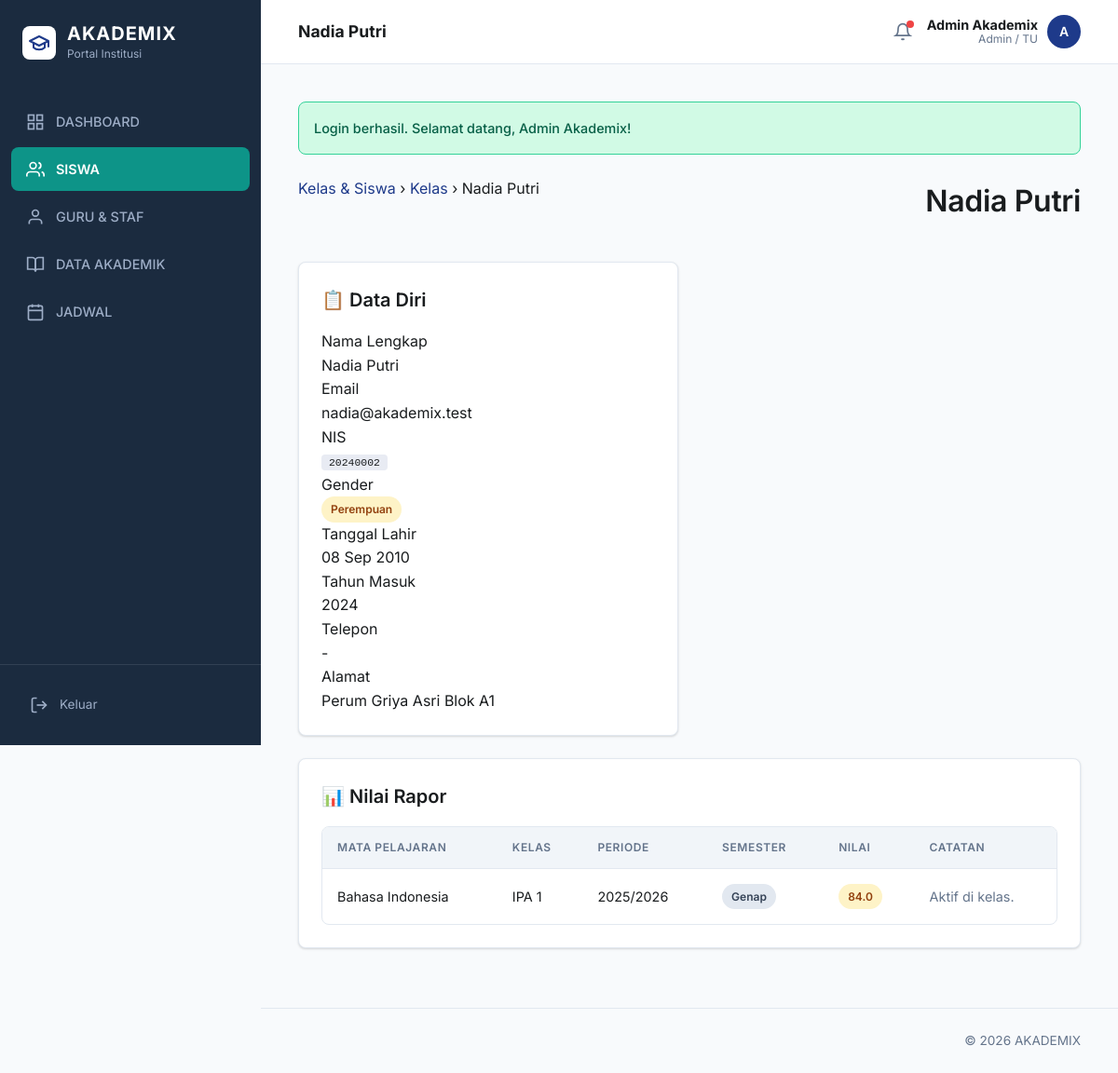
Page /public/index.php?route=admin/classrooms&view=4&student=2 (signed in) on the committed database.
### tables this page shows
CREATE TABLE students (
    id INT AUTO_INCREMENT PRIMARY KEY,
    user_id INT NOT NULL UNIQUE,
    guardian_id INT NULL,
    cohort_id INT NOT NULL,
    nis VARCHAR(50) NOT NULL UNIQUE,
    gender ENUM('L', 'P') NOT NULL,
    birth_date DATE NULL,
    phone VARCHAR(40) NULL,
    address TEXT NULL,
    CONSTRAINT fk_students_user FOREIGN KEY (user_id) REFERENCES users(id) ON DELETE CASCADE ON UPDATE CASCADE,
    CONSTRAINT fk_students_guardian FOREIGN KEY (guardian_id) REFERENCES guardians(id) ON DELETE SET NULL ON UPDATE CASCADE,
    CONSTRAINT fk_students_cohort FOREIGN KEY (cohort_id) REFERENCES cohorts(id) ON DELETE RESTRICT ON UPDATE CASCADE
);

CREATE TABLE users (
    id INT AUTO_INCREMENT PRIMARY KEY,
    username VARCHAR(50) NULL UNIQUE,
    password_hash VARCHAR(255) NOT NULL,
    role ENUM('admin', 'teacher', 'student', 'parent') NOT NULL,
    full_name VARCHAR(120) NOT NULL,
    email VARCHAR(120) NULL UNIQUE,
    is_active TINYINT(1) NOT NULL DEFAULT 1,
    created_at TIMESTAMP DEFAULT CURRENT_TIMESTAMP
);

CREATE TABLE cohorts (
    id INT AUTO_INCREMENT PRIMARY KEY,
    year_name VARCHAR(20) NOT NULL UNIQUE
);

CREATE TABLE grades (
    id INT AUTO_INCREMENT PRIMARY KEY,
    student_id INT NOT NULL,
    subject_id INT NOT NULL,
    teacher_id INT NOT NULL,
    classroom_id INT NOT NULL,
    academic_year_id INT NOT NULL,
    semester ENUM('ganjil', 'genap') NOT NULL,
    grade_type ENUM('harian', 'tugas', 'rapor') NOT NULL,
    title VARCHAR(150) NOT NULL,
    score DECIMAL(5,2) NOT NULL,
    notes TEXT NULL,
    created_at TIMESTAMP DEFAULT CURRENT_TIMESTAMP,
    CONSTRAINT fk_grades_student FOREIGN KEY (student_id) REFERENCES students(id) ON DELETE CASCADE ON UPDATE CASCADE,
    CONSTRAINT fk_grades_subject FOREIGN KEY (subject_id) REFERENCES subjects(id) ON DELETE CASCADE ON UPDATE CASCADE,
    CONSTRAINT fk_grades_teacher FOREIGN KEY (teacher_id) REFERENCES teachers(id) ON DELETE CASCADE ON UPDATE CASCADE,
    CONSTRAINT fk_grades_classroom FOREIGN KEY (classroom_id) REFERENCES classrooms(id) ON DELETE CASCADE ON UPDATE CASCADE,
    CONSTRAINT fk_grades_academic_year FOREIGN KEY (academic_year_id) REFERENCES academic_years(id) ON DELETE RESTRICT ON UPDATE CASCADE
);

CREATE TABLE subjects (
    id INT AUTO_INCREMENT PRIMARY KEY,
    code VARCHAR(20) NOT NULL UNIQUE,
    name VARCHAR(100) NOT NULL,
    description TEXT NULL
);

CREATE TABLE classes (
    id INT AUTO_INCREMENT PRIMARY KEY,
    name VARCHAR(50) NOT NULL UNIQUE
);

CREATE TABLE academic_years (
    id INT AUTO_INCREMENT PRIMARY KEY,
    year_label VARCHAR(20) NOT NULL,
    semester ENUM('ganjil', 'genap') NOT NULL,
    start_date DATE NOT NULL,
    end_date DATE NOT NULL,
    is_active TINYINT(1) NOT NULL DEFAULT 0,
    created_at TIMESTAMP DEFAULT CURRENT_TIMESTAMP
);

### app/core/Controller.php (called while the page is built, shortened)
<?php
class Controller
{
    protected function view(string $view, array $data = []): void
    {
        extract($data, EXTR_SKIP);
        $viewFile = __DIR__ . '/../views/' . $view . '.php';
        require __DIR__ . '/../views/layouts/header.php';
        require $viewFile;
        require __DIR__ . '/../views/layouts/footer.php';
    }
    protected function request(string $key, mixed $default = null): mixed
    {
        return $_POST[$key] ?? $_GET[$key] ?? $default;
    }
}

### app/core/App.php (called while the page is built, shortened)
<?php
class App
{
    public function run(array $routes): void
    {
        $method = strtoupper($_SERVER['REQUEST_METHOD'] ?? 'GET');
        $route = $this->resolveRoute();
        $handler = $routes[$method][$route] ?? null;
        [$controllerName, $action] = $handler;
        $controller = new $controllerName();
        $controller->{$action}();
    }
    private function resolveRoute(): string
    {
        if (isset($_GET['route'])) {
            return trim((string) $_GET['route'], '/');
        }
        $uriPath = parse_url($_SERVER['REQUEST_URI'] ?? '/', PHP_URL_PATH) ?: '/';
        $uriPath = trim($uriPath, '/');
        return $uriPath;
    }
}

### public/index.php (called while the page is built, shortened)
<?php
require __DIR__ . '/../app/core/helpers.php';
require __DIR__ . '/../app/core/Database.php';
require __DIR__ . '/../app/core/Model.php';
require __DIR__ . '/../app/core/Controller.php';
require __DIR__ . '/../app/core/App.php';
spl_autoload_register(function (string $class): void {
    $paths = [
        __DIR__ . '/../app/controllers/' . $class . '.php',
        __DIR__ . '/../app/models/' . $class . '.php',
    ];
    foreach ($paths as $path) {
        if (file_exists($path)) {
            return;
        }
    }
});
(new App())->run($routes);

### app/config/config.php (called while the page is built)
<?php
return [
    'app' => [
        'name' => 'AKADEMIX',
        'base_url' => (function () {
            if (PHP_SAPI === 'cli') {
                return 'http://localhost/akademix/public';
            }
            $scheme = (!empty($_SERVER['HTTPS']) && $_SERVER['HTTPS'] !== 'off') ? 'https' : 'http';
            $host = $_SERVER['HTTP_HOST'] ?? 'localhost';
            $scriptDir = str_replace('\\', '/', dirname($_SERVER['SCRIPT_NAME'] ?? '/'));
            $base = rtrim($scriptDir, '/');
            return $scheme . '://' . $host . $base;
        })(),
        'timezone' => 'Asia/Jakarta',
    ],
    'db' => [
        'host' => getenv('DB_HOST') ?: '127.0.0.1',
        'port' => getenv('DB_PORT') ?: '3306',
        'database' => getenv('DB_NAME') ?: 'akademix',
        'username' => getenv('DB_USER') ?: 'root',
        'password' => getenv('DB_PASS') ?: '',
        'charset' => 'utf8mb4',
    ],
];

### app/core/helpers.php (called while the page is built, shortened)
<?php
function app_config(?string $key = null, mixed $default = null): mixed
{
    static $config;
    if ($config === null) {
        $config = require __DIR__ . '/../config/config.php';
    }
    $segments = explode('.', $key);
    $value = $config;
    foreach ($segments as $segment) {
        $value = $value[$segment];
    }
    return $value;
}
function base_url(string $path = ''): string
{
    $base = rtrim(app_config('app.base_url'), '/');
    $path = ltrim($path, '/');
    return $path === '' ? $base : $base . '/' . $path;
}
function route_url(string $route = ''): string
{
    $base = base_url('index.php');
    $parts = explode('&', $route, 2);
    $url = $base . '?route=' . urlencode(trim($parts[0], '/'));
    if (isset($parts[1])) {
        $url .= '&' . $parts[1];
    }
    return $url;
}
function e(?string $value): string
{
    return htmlspecialchars((string) $value, ENT_QUOTES, 'UTF-8');
}
function format_datetime(?string $value, string $format = 'd M Y H:i'): string
{
    return date($format, strtotime($value));
}
function format_date(?string $value, string $format = 'd M Y'): string
{
    return format_datetime($value, $format);
}
function grade_badge_class(float $score): string
{
    if ($score >= 70) {
        return 'warning';
    }
    return 'danger';
}

### app/core/Model.php (called while the page is built, shortened)
<?php
class Model
{
    public function __construct()
    {
        $this->db = Database::instance();
    }
}

### app/core/Database.php (called while the page is built)
<?php
class Database
{
    private static ?PDO $instance = null;
    public static function instance(): PDO
    {
        if (self::$instance === null) {
            $dsn = sprintf(
                'mysql:host=%s;port=%s;dbname=%s;charset=%s',
                app_config('db.host'),
                app_config('db.port'),
                app_config('db.database'),
                app_config('db.charset')
            );
            self::$instance = new PDO(
                $dsn,
                app_config('db.username'),
                app_config('db.password'),
                [
                    PDO::ATTR_ERRMODE => PDO::ERRMODE_EXCEPTION,
                    PDO::ATTR_DEFAULT_FETCH_MODE => PDO::FETCH_ASSOC,
                ]
            );
        }
        return self::$instance;
    }
}

### app/models/AdminModel.php (called while the page is built, shortened)
<?php
class AdminModel extends Model
{
    public function getStudentDetail(int $id): ?array
    {
        $stmt = $this->db->prepare('
            SELECT s.*, co.year_name as cohort_name, u.full_name, u.email
            FROM students s
            INNER JOIN users u ON u.id = s.user_id
            LEFT JOIN cohorts co ON co.id = s.cohort_id
            WHERE s.id = :id LIMIT 1
        ');
        $stmt->execute(['id' => $id]);
        return $stmt->fetch() ?: null;
    }
    public function getStudentGrades(int $studentId): array
    {
        $stmt = $this->db->prepare('
            SELECT g.*, s.name AS subject_name, cl.name AS classroom_name, ay.year_label, ay.semester
            FROM grades g
            INNER JOIN subjects s ON s.id = g.subject_id
            INNER JOIN classrooms c ON c.id = g.classroom_id
            INNER JOIN classes cl ON cl.id = c.class_id
            INNER JOIN academic_years ay ON ay.id = g.academic_year_id
            WHERE g.student_id = :student_id
            ORDER BY ay.start_date DESC, g.grade_type, s.name
        ');
        $stmt->execute(['student_id' => $studentId]);
        return $stmt->fetchAll();
    }
}

### app/views/admin/student_detail.php (the view, shortened to what this page needs)
<section class="page-head">
    <div class="breadcrumb">
        <a href="<?= e(route_url('admin/classrooms')) ?>">Kelas & Siswa</a>
        <span class="sep">›</span>
        <?php if ($classroomId): ?>
            <a href="<?= e(route_url('admin/classrooms&view=' . $classroomId)) ?>">Kelas</a>
            <span class="sep">›</span>
        <?php endif; ?>
        <span class="current"><?= e($student['full_name']) ?></span>
    </div>
    <h1><?= e($student['full_name']) ?></h1>
</section>
<section class="grid two-cols">
    <article class="card">
        <h2>📋 Data Diri</h2>
        <dl class="detail-grid">
            <dt>Nama Lengkap</dt>
            <dd><?= e($student['full_name']) ?></dd>
            <dt>Email</dt>
            <dd><?= e($student['email'] ?: '-') ?></dd>
            <dt>NIS</dt>
            <dd><code><?= e($student['nis']) ?></code></dd>
            <dt>Gender</dt>
            <dd><span class="badge <?= $student['gender'] === 'L' ? 'info' : 'warning' ?>"><?= $student['gender'] === 'L' ? 'Laki-laki' : 'Perempuan' ?></span></dd>
            <dt>Tanggal Lahir</dt>
            <dd><?= e(format_date($student['birth_date'])) ?></dd>
            <dt>Tahun Masuk</dt>
            <dd><?= e((string) $student['cohort_name']) ?></dd>
            <dt>Telepon</dt>
            <dd><?= e($student['phone'] ?: '-') ?></dd>
            <dt>Alamat</dt>
            <dd><?= e($student['address'] ?: '-') ?></dd>
        </dl>
    </article>
</section>
<?php
$grades = (new AdminModel())->getStudentGrades($student['id']);
$raporGrades = array_filter($grades, fn($g) => $g['grade_type'] === 'rapor');
?>
<?php if (!empty($raporGrades)): ?>
<section class="card">
    <h2>📊 Nilai Rapor</h2>
    <div class="table-wrap">
        <table class="table">
            <thead>
                <tr><th>Mata Pelajaran</th><th>Kelas</th><th>Periode</th><th>Semester</th><th>Nilai</th><th>Catatan</th></tr>
            </thead>
            <tbody>
                <?php foreach ($raporGrades as $grade): ?>
                    <tr>
                        <td><?= e($grade['subject_name']) ?></td>
                        <td><?= e($grade['classroom_name']) ?></td>
                        <td><?= e($grade['year_label']) ?></td>
                        <td><span class="badge dark"><?= e(ucfirst($grade['semester'])) ?></span></td>
                        <td><span class="badge <?= e(grade_badge_class((float) $grade['score'])) ?>"><?= e(number_format((float) $grade['score'], 1)) ?></span></td>
                        <td class="muted"><?= e($grade['notes'] ?: '-') ?></td>
                    </tr>
                <?php endforeach; ?>
            </tbody>
        </table>
    </div>
</section>
<?php endif; ?>

### public/assets/css/app.css (style rules this page uses)
:root { --primary: #1e3a8a; --on-primary: #ffffff; --secondary: #0d9488; --on-secondary: #ffffff; --surface: #f8fafc; --surface-container: #ffffff; --on-surface: #191c1e; --on-surface-variant: #444651; --sidebar-bg: #1b2b3f; --sidebar-text: #9dadc6; --sidebar-active: #0d9488; --outline: #e2e8f0; --danger: #ba1a1a; --success: #00b894; --muted: #64748b; --radius-sm: 4px; --radius: 8px; --radius-lg: 16px; --radius-full: 9999px; --transition: 0.2s cubic-bezier(0.4, 0, 0.2, 1); }
*, *::before, *::after { box-sizing: border-box; margin: 0; padding: 0; }
body { font-family: 'Inter', system-ui, -apple-system, sans-serif; background: var(--surface); color: var(--on-surface); min-height: 100vh; line-height: 1.6; -webkit-font-smoothing: antialiased; }
a { color: var(--primary); text-decoration: none; transition: color var(--transition); }
code { background: rgba(30,58,138,0.1); padding: 2px 8px; border-radius: 4px; font-size: 0.88em; font-family: monospace; }
.page-head { margin-bottom: 32px; display: flex; justify-content: space-between; align-items: flex-start; }
.page-head h1 { font-size: 32px; font-weight: 600; color: var(--on-surface); margin-bottom: 8px; letter-spacing: -0.01em; }
.muted { color: var(--muted); }
.card { background: var(--surface-container); border: 1px solid var(--outline); border-radius: var(--radius); padding: 24px; box-shadow: 0px 1px 3px rgba(0,0,0,0.1), 0px 1px 2px rgba(0,0,0,0.06); margin-bottom: 24px; }
.card h2 { font-size: 1.25rem; font-weight: 600; margin-bottom: 16px; }
.grid { display: grid; gap: 24px; }
.two-cols { grid-template-columns: 1fr 1fr; }
.table-wrap { overflow-x: auto; background: var(--surface-container); border: 1px solid var(--outline); border-radius: var(--radius); }
.table { width: 100%; border-collapse: collapse; text-align: left; }
.table th { padding: 12px 16px; background: #f1f5f9; color: var(--muted); font-size: 0.75rem; font-weight: 600; text-transform: uppercase; letter-spacing: 0.05em; border-bottom: 1px solid var(--outline); }
.table td { padding: 16px; border-bottom: 1px solid var(--outline); font-size: 0.9rem; }
.table tr:last-child td { border-bottom: none; }
.badge { display: inline-flex; padding: 4px 10px; border-radius: var(--radius-full); font-size: 0.75rem; font-weight: 600; }
.badge.warning { background: #fef3c7; color: #92400e; }
.badge.dark { background: #e2e8f0; color: #334155; }

### rows in the picture
students: user.full_name "Nadia Putri", user.email "nadia@akademix.test", nis "20240002", birth_date "08 Sep 2010", cohort.year_name "2024", phone "-", address "Perum Griya Asri Blok A1"
grades: subject.name "Bahasa Indonesia", classes.name "IPA 1", academic_year.year_label "2025/2026", academic_year.semester "Genap", score "84.0", notes "Aktif di kelas."

### other values in the picture
isset($title) ? $title : 'Ringkasan' "Nadia Putri"
$user['full_name'] "Admin Akademix"
role_label($user['role']) "Admin / TU"
mb_substr($user['full_name'], 0, 1) "A"
$success "Login berhasil. Selamat datang, Admin Akademix!"
